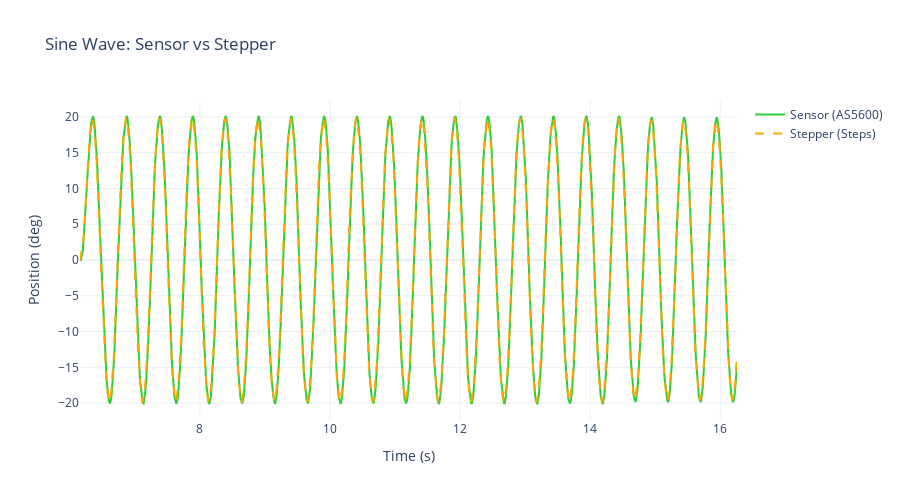

The notebook cell saved with this chart:
### Markdown cell above
## Sensor vs Stepper Comparison

### Code cell
# Compare sensor vs stepper (ignore target in open-loop)
fig1 = go.Figure()

fig1.add_trace(go.Scatter(
    x=df['time_s'], y=df['sensor_deg'],
    name='Sensor (AS5600)', mode='lines',
    line=dict(color='rgb(50, 205, 50)', width=2)
))

fig1.add_trace(go.Scatter(
    x=df['time_s'], y=df['stepper_deg'],
    name='Stepper (Steps)', mode='lines',
    line=dict(color='rgb(255, 165, 0)', width=2, dash='dash')
))

fig1.update_layout(
    title='Sine Wave: Sensor vs Stepper',
    xaxis_title='Time (s)',
    yaxis_title='Position (deg)',
    height=500,
    hovermode='x unified',
    template='plotly_white'
)

fig1.show()

### Figure 1 — Plotly figure (JSON) as saved in the notebook; plotly's stock layout.template omitted (floating-point values rounded to 4 significant figures; data arrays with more than 128 entries replaced by an {"elided": "..."} marker saying what was removed)
{"data": [{"line": {"color": "rgb(50, 205, 50)", "width": 2}, "mode": "lines", "name": "Sensor (AS5600)", "type": "scatter", "x": {"elided": "2014 float values"}, "y": {"elided": "2014 float values"}}, {"line": {"color": "rgb(255, 165, 0)", "dash": "dash", "width": 2}, "mode": "lines", "name": "Stepper (Steps)", "type": "scatter", "x": {"elided": "2014 float values"}, "y": {"elided": "2014 float values"}}], "layout": {"height": 500, "hovermode": "x unified", "title": {"text": "Sine Wave: Sensor vs Stepper"}, "xaxis": {"title": {"text": "Time (s)"}}, "yaxis": {"title": {"text": "Position (deg)"}}}}
